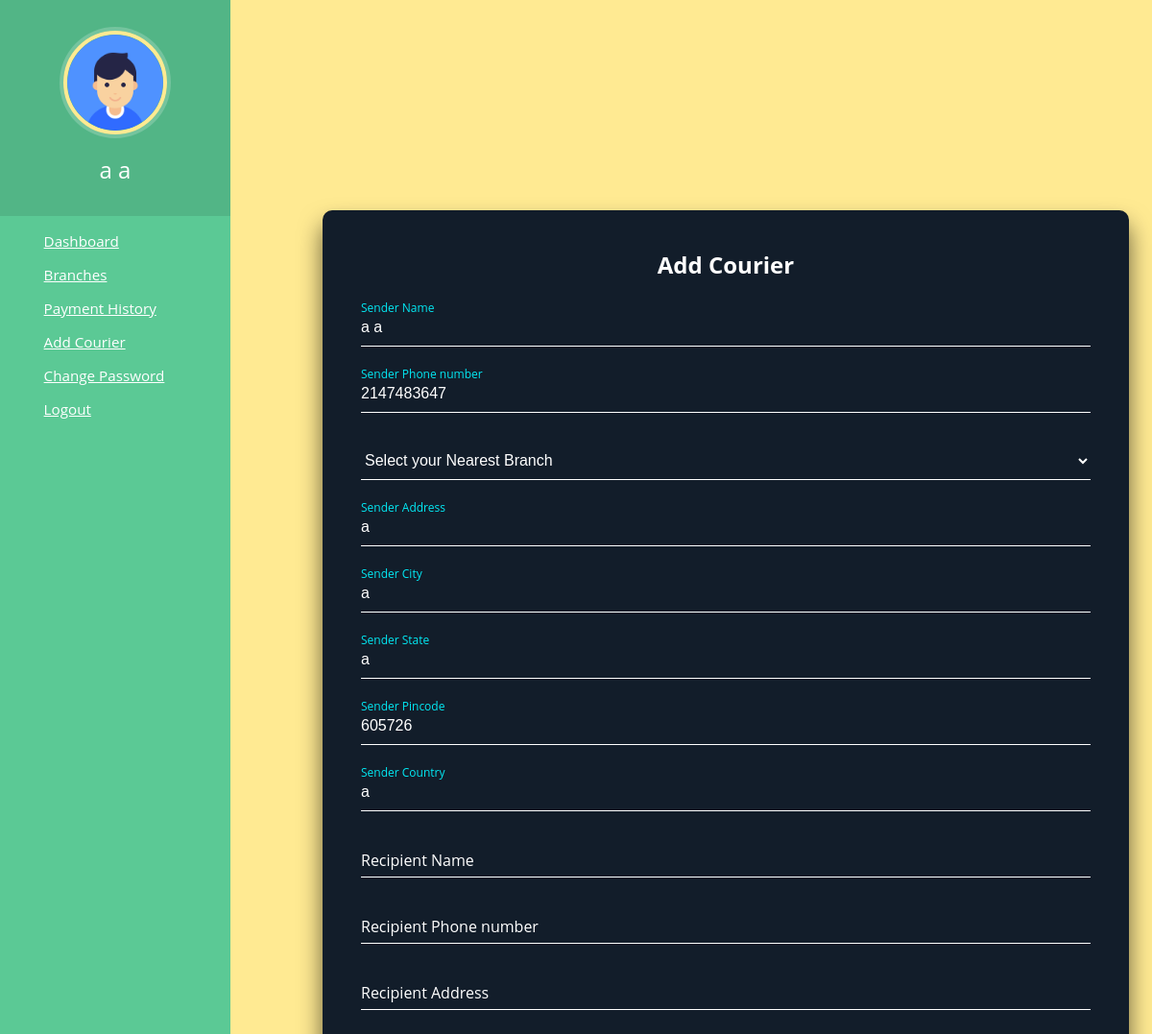
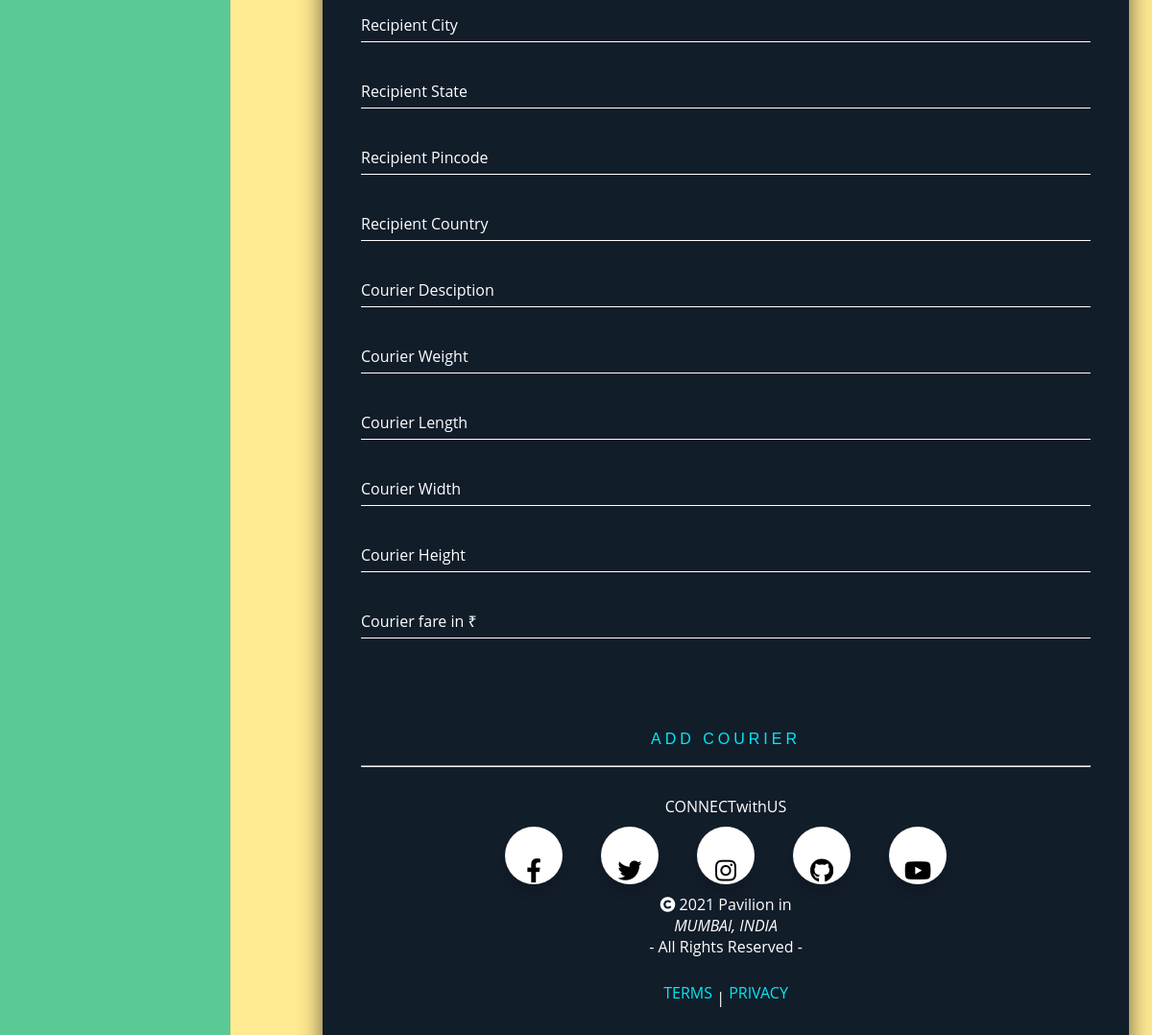
/customer/addcourier.php (signed in), run on the app's committed database (2 pictures, top to bottom).
### tables this page shows
CREATE TABLE `tblcustomer` (
  `id` int(11) NOT NULL,
  `fname` varchar(120) NOT NULL,
  `lname` varchar(120) NOT NULL,
  `phone` int(11) NOT NULL,
  `email` varchar(50) NOT NULL,
  `password` varchar(50) NOT NULL,
  `address` varchar(120) NOT NULL,
  `city` varchar(120) NOT NULL,
  `state` varchar(120) NOT NULL,
  `country` varchar(120) NOT NULL,
  `pincode` varchar(120) NOT NULL
);

### customer/addcourier.php (the view, shortened to what this page needs)
<?php
include('../includes/dbconnection.php');
if (strlen($_SESSION['cmsaid']==0)) {
    header('location:logout.php');
    } else{
?>
<html lang="en">
<head>
    <link href="./css/form.css" rel="stylesheet">
   <link href="./css/header.css" rel="stylesheet"/>
    <link href="../css/footer.css" rel="stylesheet">
    <link rel="stylesheet" href="https://cdnjs.cloudflare.com/ajax/libs/font-awesome/4.7.0/css/font-awesome.min.css">
    <link rel="stylesheet" href="https://cdnjs.cloudflare.com/ajax/libs/font-awesome/5.13.0/css/all.min.css">
</head>
<body>
<?php include_once('./include/header.php');?>
<section>
    <div class="login-box">
    <h2>Add Courier</h2>
    <form name="addcourier" id="addcourier" method="post" onsubmit="return validateForm()">
        <div class="user-box">
        <input type="text" name="fname" id="fname"  value="<?php echo $fname." ".$lname;?>" required="">
        <label>Sender Name</label>
        </div>
        <div class="user-box">
        <input type="text"  maxlength="10" name="phone" value="<?php echo $phn;?>" id="phone" required="">
        <label>Sender Phone number</label>
        </div>
        <div class="user-box">
        <select name="branch" id="branch">
            <option value="0">Select your Nearest Branch</option>
        </select>
        </div>
        <div class="user-box">
        <input type="text" name="addr" value="<?php echo $addr;?>" required="">
        <label>Sender Address</label>
        </div>
        <div class="user-box">
        <input type="text" name="city" value="<?php echo $city;?>" required="">
        <label>Sender City</label>
        </div>
        <div class="user-box">
        <input type="text" name="state" value="<?php echo $state;?>" required="">
        <label>Sender State</label>
        </div>
        <div class="user-box">
        <input type="number" name="pin" value="<?php echo $pin;?>" required="">
        <label>Sender Pincode</label>
        </div>
        <div class="user-box">
        <input type="text" name="country" value="<?php echo $country;?>" required="">
        <label>Sender Country</label>
        </div>
        <div class="user-box">
        <input type="text" name="rname" id="rname"   required="">
        <label>Recipient Name</label>
        </div>
        <div class="user-box">
        <input type="number"  maxlength="10" name="rphone"  id="rphone" required="">
        <label>Recipient Phone number</label>
        </div>
        <div class="user-box">
        <input type="text" name="raddr"  required="">
        <label>Recipient Address</label>
        </div>
        <div class="user-box">
        <input type="text" name="rcity"  required="">
        <label>Recipient City</label>
        </div>
        <div class="user-box">
        <input type="text" name="rstate"  required="">
        <label>Recipient State</label>
        </div>
        <div class="user-box">
        <input type="number" name="rpin"  required="">
        <label>Recipient Pincode</label>
        </div>
        <div class="user-box">
        <input type="text" name="rcountry"  required="">
        <label>Recipient Country</label>
        </div>
        <div class="user-box">
        <input type="text" name="desc"  required="">
        <label>Courier Desciption</label>
        </div>
        <div class="user-box">
        <input type="number" name="weight" id="weight" class="r" required="">
        <label>Courier Weight</label>
        </div>
        <div class="user-box">
        <input type="number" name="len" id="len" class="r"  required="">
        <label>Courier Length</label>
        </div>
        <div class="user-box">
        <input type="number" name="wid" id="wid" class="r"  required="">
        <label>Courier Width</label>
        </div>
        <div class="user-box">
        <input type="number" name="high" id="high" class="r" required="">
        <label>Courier Height</label>
        </div>
        <div class="user-box">
        <input type="text" name="fare" id="fare"  required="" readonly>
        <label id="fare1">Courier fare in ₹</label>
        </div>
        <div style=" text-align: center;"><button name="addcourier" type="submit" class="btn">
        Add Courier
            </button>
    </form>
    <hr><br>
    <?php include_once('../includes/footer.php');?>
    </div>
</section>
</body>
</html>
<?php } ?>

### customer/include/header.php (shortened to what this page needs)
<?php
$admid=$_SESSION['cmsaid'];
$ret=mysqli_query($con,"select * from tblcustomer where id='$admid'");
$row=mysqli_fetch_array($ret);
$fname=$row['fname'];
$lname=$row['lname'];
$phn=$row['phone'];
$addr=$row['address'];
$city=$row['city'];
$state=$row['state'];
$country=$row['country'];
$pin=$row['pincode'];
?>
<nav class="menu" tabindex="0">
  <header class="avatar">
		<img src="../includes/user.png " />
    <h2><?php echo $fname." ".$lname; ?></h2>
  </header>
	<ul>
  <li tabindex="0" class="icon-dashboard"><a href="dashboard.php"><span>Dashboard</span></a></li>
    <li tabindex="0" class="icon-shop"><a href="branch.php"><span>Branches</span></a></li>
    <li tabindex="0" class="icon-history"><a href="payhistory.php"><span>Payment History</span></a></li>
    <li tabindex="0" class="icon-courier"><a href="addcourier.php"><span>Add Courier</span></a></li>
    <li tabindex="0" class="icon-change"><a href="changepassword.php"><span>Change Password</span></a></li>
    <li tabindex="0" class="icon-logout"><a href="../includes/logout.php"><span>Logout</span></a></li>
  </ul>
</nav>

### customer/css/form.css (style rules this page uses)
html { height: 100%; }
body { margin:0; padding:0; font-family: sans-serif; }
button { background: transparent; border-style: hidden; color: currentcolor; }
.login-box { position: absolute; top: 10%; left:28%; width: 70%; padding: 40px; background: #121d2a; box-sizing: border-box; box-shadow: 0 15px 25px rgba(0,0,0,.6); border-radius: 10px; }
.login-box h2 { margin: 0 0 30px; padding: 0; color: #fff; text-align: center; }
.login-box .user-box { position: relative; }
option { background: #121d2a; }
.login-box .user-box input, select { width: 100%; padding: 10px 0; font-size: 16px; color: #fff; margin-bottom: 30px; border: none; border-bottom: 1px solid #fff; outline: none; background: transparent; }
.login-box .user-box label { position: absolute; top:0; left: 0; padding: 10px 0; font-size: 16px; color: #fff; pointer-events: none; transition: .5s; }
.login-box .user-box input:focus ~ label, .login-box .user-box input:valid ~ label { top: -20px; left: 0; color: #03e9f4; font-size: 12px; }
.login-box form button { position: relative; display: inline-block; padding: 10px 20px; color: #03e9f4; font-size: 16px; text-decoration: none; text-transform: uppercase; overflow: hidden; transition: .5s; margin-top: 40px; letter-spacing: 4px }

### customer/css/header.css (style rules this page uses)
body { background: #ffea92; margin: 0; font-family: "Open Sans", Helvetica Neue, Helvetica, Arial, sans-serif; color: #fff; padding-left: 240px; }
li a,a:visited { color:white; }
.menu { background: #5bc995; height: 100%; width: 240px; position: fixed; top: 0; left: 0; z-index: 5; outline: none; }
.menu .avatar { background: rgba(0, 0, 0, 0.1); padding: 2em 0.5em; text-align: center; }
.menu .avatar img { width: 100px; border-radius: 50%; overflow: hidden; border: 4px solid #ffea92; box-shadow: 0 0 0 4px rgba(255, 255, 255, 0.2); }
.menu .avatar h2 { font-weight: normal; margin-bottom: 0; }
.menu ul { list-style: none; padding: 0.5em 0; margin: 0; }
.menu ul li { padding: 0.5em 1em 0.5em 3em; font-size: 0.95em; font-weight: regular; background-repeat: no-repeat; background-position: left 15px center; background-size: auto 20px; transition: all 0.15s linear; cursor: pointer; }
.menu ul li.icon-dashboard { background-image: url("http://www.entypo.com/images//gauge.svg"); }
.menu ul li.icon-shop { background-image: url("http://www.entypo.com/images//shop.svg"); }
.menu ul li.icon-courier { background-image: url("http://www.entypo.com/images//box.svg"); }
.menu ul li.icon-history { background-image: url("http://www.entypo.com/images//back-in-time.svg"); }
.menu ul li.icon-change { background-image: url("http://www.entypo.com/images//cog.svg"); }
.menu ul li.icon-logout { background-image: url("http://www.entypo.com/images//log-out.svg"); }

### data on the page
tblcustomer: fname "a", lname "a", fname "a a", phone "2147483647", addr "a", city "a", state "a", pin "605726", country "a"
